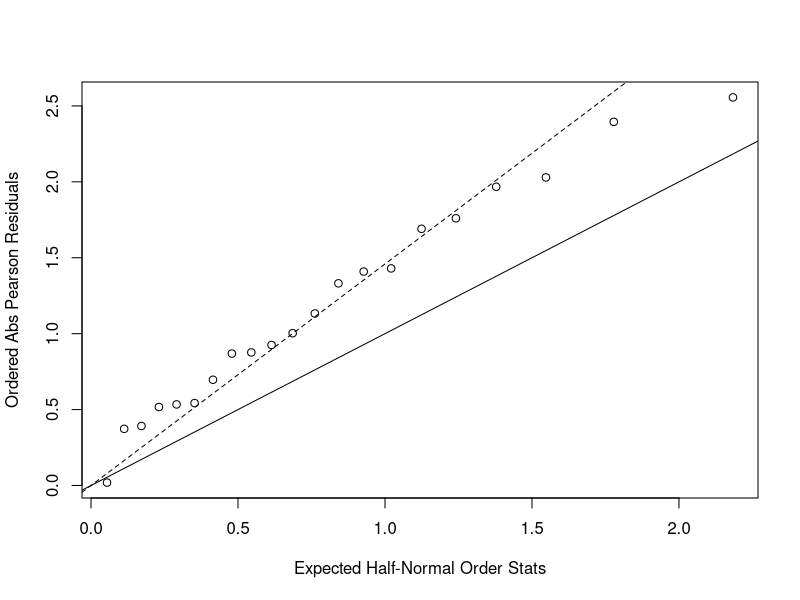

Here is the R script that generated this plot:
## ---- chunk 1
library(tidyverse)
## ---- chunk 2
#Input data
x1 = c(seq(25,75,10),seq(25,75,10))   #Set x1 as age. Use lower limit as the continous variable
x2 = c(rep(0,length(x1)/2),rep(1,length(x1)/2)) #Assume Daily Alcohol Consumption Control Daily Alcohol Consumption 0-79 g to be 0
y = c(0,5,21,34,36,8,1,4,25,42,19,5)
m_y = c(106,164,138,139,88,31,9,26,29,27,18,0)
m = y + m_y
resp = cbind(y, m_y)

#Build prospective model for retrospective study
logit.prosp=glm(resp~x1+x2, family=binomial(link='logit'))
summary(logit.prosp)
## ---- chunk 3
#Input data
x1 = c(rep(0,11),rep(1,10))  # Set x1 to be the species of seed. O. aegyptiaca 75 as 0 and O. aegyptiaca 73 as 1
x2 = c(rep(1,5),rep(0,6),rep(1,5),rep(0,5))  # Set x2 to be the root extract media (cucumber or bean). Bean as 1 and cucumber as 0.
y = c(10,23,23,26,17,5,53,55,32,46,10,8,10,8,23,0,3,22,15,32,3)
m = c(39,62,81,51,39,6,74,72,51,79,13,16,30,28,45,4,12,41,30,51,7)
resp = cbind(y,m - y)

#Build logistic regression model
logit_p2=glm(resp~x1+x2, family=binomial(link='logit'))
summary(logit_p2)
## ---- chunk 4
#Goodness of fit

#deviance
res_dev = logit_p2 %>% 
  broom::glance() %>% 
  select(deviance) %>% 
  as.numeric()
res_dev


#Generalized Pearson chi square statistic
res_pea = sum(residuals(logit_p2, type = "pearson")^2)
res_pea

#Critical value
n = 21
p = 3
qchisq(0.05,n-p)

pval=1-pchisq(res_dev,df=n-p)
pval
## ---- chunk 5

phi=res_pea/(n-p)

plot(qnorm((n+1:n+0.5)/(2*n+1.125)),sort(abs(residuals(logit_p2, type = "pearson"))),xlab='Expected Half-Normal Order Stats',ylab='Ordered Abs Pearson Residuals')
abline(a=0,b=1)
abline(a=0,b=sqrt(phi),lty=2)

phi
## ---- chunk 6
summary(logit_p2,dispersion=phi)
